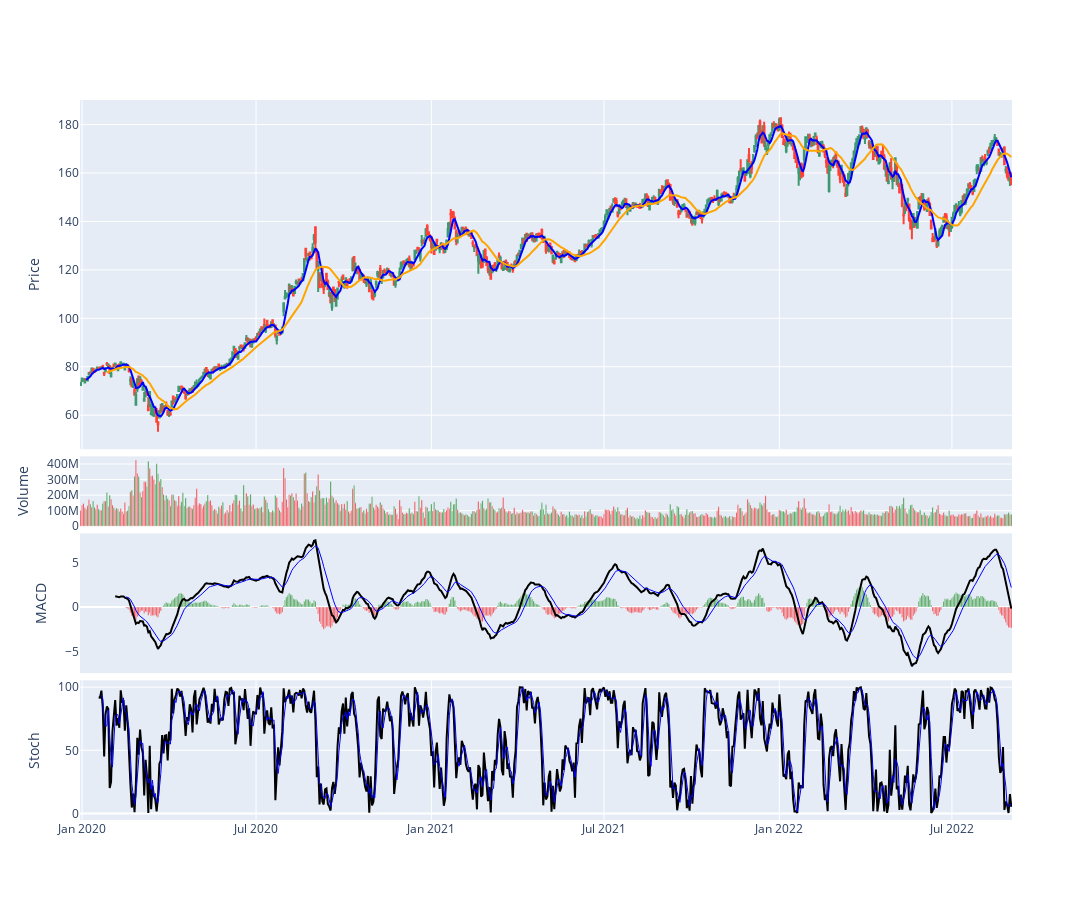

The cell this chart's notebook holds for it:
### Code cell
# add subplot properties when initiliazing fig variable
fig = make_subplots(rows=4, cols=1, shared_xaxes=True,
                    vertical_spacing=0.01, 
                    row_heights=[0.5,0.1,0.2,0.2])
# Plot OHLC on 1st subplot (using the codes from before)
fig.add_trace(go.Candlestick(x=df.index,
                             open=df['Open'],
                             high=df['High'],
                             low=df['Low'],
                             close=df['Close'], 
                             showlegend=False))
# add moving average traces
fig.add_trace(go.Scatter(x=df.index, 
                         y=df['MA5'], 
                         line=dict(color='blue', width=2), 
                         name='MA 5'))
fig.add_trace(go.Scatter(x=df.index, 
                         y=df['MA20'], 
                         line=dict(color='orange', width=2), 
                         name='MA 20'))

# Plot volume trace on 2nd row 
colors = ['green' if row['Open'] - row['Close'] >= 0 
          else 'red' for index, row in df.iterrows()]
fig.add_trace(go.Bar(x=df.index, 
                     y=df['Volume'],
                     marker_color=colors
                    ), row=2, col=1)

# Plot MACD trace on 3rd row
colors = ['green' if val >= 0 
          else 'red' for val in macd.macd_diff()]
fig.add_trace(go.Bar(x=df.index, 
                     y=macd.macd_diff(),
                     marker_color=colors
                    ), row=3, col=1)
fig.add_trace(go.Scatter(x=df.index,
                         y=macd.macd(),
                         line=dict(color='black', width=2)
                        ), row=3, col=1)
fig.add_trace(go.Scatter(x=df.index,
                         y=macd.macd_signal(),
                         line=dict(color='blue', width=1)
                        ), row=3, col=1)

# Plot stochastics trace on 4th row 
fig.add_trace(go.Scatter(x=df.index,
                         y=stoch.stoch(),
                         line=dict(color='black', width=2)
                        ), row=4, col=1)
fig.add_trace(go.Scatter(x=df.index,
                         y=stoch.stoch_signal(),
                         line=dict(color='blue', width=1)
                        ), row=4, col=1)

# update layout by changing the plot size, hiding legends & rangeslider, and removing gaps between dates
fig.update_layout(height=900, width=1200, 
                  showlegend=False, 
                  xaxis_rangeslider_visible=False,
                  xaxis_rangebreaks=[dict(values=dt_breaks)])

# update y-axis label
fig.update_yaxes(title_text="Price", row=1, col=1)
fig.update_yaxes(title_text="Volume", row=2, col=1)
fig.update_yaxes(title_text="MACD", showgrid=False, row=3, col=1)
fig.update_yaxes(title_text="Stoch", row=4, col=1)

fig.show()

### Figure 1 — Plotly figure (JSON) as saved in the notebook; plotly's stock layout.template omitted (floating-point values rounded to 4 significant figures; data arrays with more than 128 entries replaced by an {"elided": "..."} marker saying what was removed)
{"data": [{"close": {"elided": "675 float values"}, "high": {"elided": "675 float values"}, "low": {"elided": "675 float values"}, "open": {"elided": "675 float values"}, "showlegend": false, "type": "candlestick", "x": {"elided": "675 str values"}}, {"line": {"color": "blue", "width": 2}, "name": "MA 5", "type": "scatter", "x": {"elided": "675 str values"}, "y": {"elided": "675 float values"}}, {"line": {"color": "orange", "width": 2}, "name": "MA 20", "type": "scatter", "x": {"elided": "675 str values"}, "y": {"elided": "675 float values"}}, {"marker": {"color": {"elided": "675 str values"}}, "type": "bar", "x": {"elided": "675 str values"}, "xaxis": "x2", "y": {"elided": "675 int values"}, "yaxis": "y2"}, {"marker": {"color": {"elided": "675 str values"}}, "type": "bar", "x": {"elided": "675 str values"}, "xaxis": "x3", "y": {"elided": "675 float values"}, "yaxis": "y3"}, {"line": {"color": "black", "width": 2}, "type": "scatter", "x": {"elided": "675 str values"}, "xaxis": "x3", "y": {"elided": "675 float values"}, "yaxis": "y3"}, {"line": {"color": "blue", "width": 1}, "type": "scatter", "x": {"elided": "675 str values"}, "xaxis": "x3", "y": {"elided": "675 float values"}, "yaxis": "y3"}, {"line": {"color": "black", "width": 2}, "type": "scatter", "x": {"elided": "675 str values"}, "xaxis": "x4", "y": {"elided": "675 float values"}, "yaxis": "y4"}, {"line": {"color": "blue", "width": 1}, "type": "scatter", "x": {"elided": "675 str values"}, "xaxis": "x4", "y": {"elided": "675 float values"}, "yaxis": "y4"}], "layout": {"height": 900, "showlegend": false, "width": 1200, "xaxis": {"anchor": "y", "domain": [0, 1], "matches": "x4", "rangebreaks": [{"values": {"elided": "302 str values"}}], "rangeslider": {"visible": false}, "showticklabels": false}, "xaxis2": {"anchor": "y2", "domain": [0, 1], "matches": "x4", "showticklabels": false}, "xaxis3": {"anchor": "y3", "domain": [0, 1], "matches": "x4", "showticklabels": false}, "xaxis4": {"anchor": "y4", "domain": [0, 1]}, "yaxis": {"anchor": "x", "domain": [0.515, 1], "title": {"text": "Price"}}, "yaxis2": {"anchor": "x2", "domain": [0.408, 0.505], "title": {"text": "Volume"}}, "yaxis3": {"anchor": "x3", "domain": [0.204, 0.398], "showgrid": false, "title": {"text": "MACD"}}, "yaxis4": {"anchor": "x4", "domain": [0, 0.194], "title": {"text": "Stoch"}}}}
